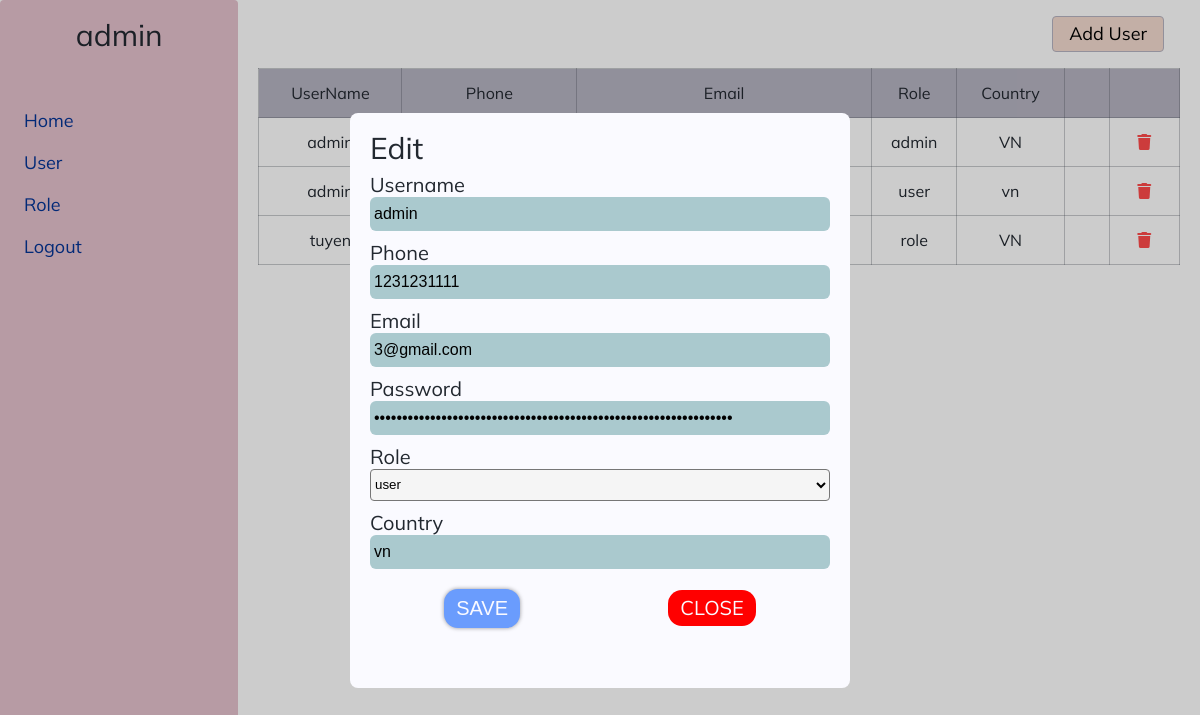
The app's page /user.php?user-email=3@gmail.com (signed in) with its own data.
### tables this page shows
CREATE TABLE user (userID INTEGER AUTO_INCREMENT NOT NULL, username varchar (50) NOT NULL, phone varchar (20) NOT NULL, email char (50) NOT NULL, password char (100) NOT NULL, country varchar (30) NOT NULL, PRIMARY KEY (userID), UNIQUE (email));

### control/function.php (called while the page is built, shortened)
<?php
function checkPermission($permissions, $permission)
{
  return in_array($permission, $permissions);
}
?>

### user.php (the view, shortened to what this page needs)
<?php
include_once './control/Data.php';
include_once './control/function.php';
$data = new Data();
$connect = $data->connect();
$permissions = getPermissions($_SESSION['account'], $connect);
function getPermissions($email, $connect)
{
  try {
    $permission = array();
    $sql = "SELECT permission.permissionType
  FROM user INNER JOIN user_role on (user.userID = user_role.userID)
  INNER JOIN roles on (user_role.roleID = roles.roles)
  INNER JOIN role_permission on (roles.roles = role_permission.roleID)
  INNER JOIN permission on (role_permission.permissionID = permission.permissionID) WHERE user.email = '$email';";
    $statement = $connect->prepare($sql);
    $statement->execute();
    $result = $statement->fetchAll(PDO::FETCH_ASSOC);
    foreach ($result as $row) {
      $permission[] = $row['permissionType'];
    }
  } catch (PDOException $e) {
    die($e->getMessage());
  }
  return $permission;
}
?>
<!DOCTYPE html>
<html lang="en">
<head>
</head>
<body>
  <div class="user">
    <?php
    include_once "./layout/navigation.php";
    ?>
    <div class="grid">
      <div class="row">
        <div class="col-12-xl col-12-lg">
          <div class="user-header">
            <?php
            if (checkPermission($permissions, 'insert-user')) {
            ?>
            <a href="?new-user" class="user-header-button">Add User</a>
            <?php
            }
            ?>
          </div>
          <?php
          if (checkPermission($permissions, 'view-user')) {
          ?>
          <table class="user-table">
            <thead>
              <tr>
                <th>UserName</th>
                <th>Phone</th>
                <th>Email</th>
                <th>Role</th>
                <th>Country</th>
                <th></th>
                <th></th>
              </tr>
            </thead>
            <tbody>
              <?php
            $sql = 'SELECT user.username, phone, email, password, roles.roles_name as roles, country
              FROM user, roles, user_role
              WHERE user_role.roleID = roles.roles
              AND user.userID = user_role.userID
              AND NOT user.email = "' . $_SESSION['account'] . '"
              ORDER BY user.username ASC';
            $statement = $connect->prepare($sql);
            $statement->execute();
            $result = $statement->fetchAll(PDO::FETCH_ASSOC);
            $str = '';
            for ($i = 0; $i <= count($result) - 1; $i++) {
              $str .= "<tr>
              <td>" . $result[$i]['username'] . "</td>
              <td>" . $result[$i]['phone'] . "</td>
              <td>" . $result[$i]['email'] . "</td>
              <td>" . $result[$i]['roles'] . "</td>
              <td>" . $result[$i]['country'] . "</td>";
              if (checkPermission($permissions, 'edit-user')) {
                $str .= "<td><a href = '?user-email=" . $result[$i]['email'] . "' class ='link-icon'>
              <i class='fi fi-sr-eye'></i></a></td>";
              }
              if (checkPermission($permissions, 'delete-user')) {
                $str .= "<td><a href = './control/delete-user.php?email=" . $result[$i]['email'] . "' onclick = 'return showMessageDelete(this)' class = 'link-icon'>
                <i class='red-color fa-solid fa-trash'></i></a>
                </td>";
              }
              $str .= "</tr> ";
            }
            echo $str;
              ?>
            </tbody>
          </table>
          <?php } else {
            header('location: index.php');
          } ?>
        </div>
      </div>
    </div>
  </div>
  <?php
  if (isset($_GET['user-email'])) {
    try {
      $email = $_GET['user-email'];
      $sql = "SELECT user.userID, username, phone, password, country, roles.roles FROM user, user_role, roles WHERE user_role.roleID = roles.roles AND user.userID = user_role.userID AND email = '$email';";
      $statement = $connect->prepare($sql);
      $statement->execute();
      $result = $statement->fetchAll(PDO::FETCH_ASSOC);
      $userName = '';
      $phone = '';
      $password = '';
      $country = '';
      $role = '';
      foreach ($result as $user) {
        $userName = $user['username'];
        $phone = $user['phone'];
        $password = $user['password'];
        $role = $user['roles'];
        $country = $user['country'];
      }
    } catch (PDOException $e) {
      die("<h1> Error:" . $e->getMessage() . "</h1>");
    }
  }
  ?>
  <div class="overlay
  <?php
  if (isset($_GET['user-email']) || isset($_GET['new-user']))
    echo 'active';
  ?>">
    <div class="overlay-info" <?php echo "style='max-width: 500px'"; ?>>
      <div class="overlay-info-heading">
        <h2 class="h2-heading">
          <?php echo isset($_GET['user-email']) ? 'Edit' : 'New' ?>
        </h2>
      </div>
      <form
        action="<?php echo isset($_GET['user-email']) ? './control/edit-user.php' : (isset($_GET['new-user']) ? './control/new-user.php' : '') ?>"
        method="post"
        class="<?php echo isset($_GET['user-email']) ? 'form-edit' : (isset($_GET['new-user']) ? 'form-new' : '') ?>">
        <div class="form-group">
          <div class="overlay-info-content-wrap">
            <h4 class="h4-heading">Username</h4>
            <input type='text' name='info-username' class="input-text input-username"
              value='<?= isset($userName) ? $userName : (isset($_SESSION['add-new-add-user']) ? $_SESSION['add-new-user']['username'] : '') ?>'>
          </div>
        </div>
        <div class="form-group">
          <div class="overlay-info-content-wrap">
            <h4 class="h4-heading">Phone</h4>
            <input type='tel' name='info-phone' class="input-text input-phone"
              value='<?= isset($phone) ? $phone : (isset($_SESSION['add-new-add-user']) ? $_SESSION['add-new-user']['phone'] : ''); ?>'>
          </div>
        </div>
        <div class="form-group">
          <div class="overlay-info-content-wrap">
            <h4 class="h4-heading">Email</h4>
            <input type='email' name='info-email' class="input-text input-email" value=<?php if
              (isset($_GET['user-email'])) { echo "'" . $_GET['user-email'] . "' readonly"; } else { echo
              isset($_SESSION['add-new-add-user']) ? $_SESSION['add-new-user']['email'] : ''; } ?>>
          </div>
        </div>
        <div class="form-group">
          <div class="overlay-info-content-wrap">
            <h4 class="h4-heading">Password</h4>
            <input type='password' name='info-password'
              value='<?= isset($password) ? $password : (isset($_SESSION['add-new-add-user']) ? $_SESSION['add-new-user']['password'] : ''); ?>'
              class="input-text input-password">
          </div>
        </div>
        <div class="overlay-info-content-wrap">
          <h4 class="h4-heading">Role</h4>
          <select name="info-role" id="" class="select"
            value='<?php isset($role) ? $role : (isset($_SESSION['add-new-add-user']) ? $_SESSION['add-new-user']['role'] : ''); ?>'>
            <?php
            $sql = "SELECT * FROM roles";
            $statement = $connect->prepare($sql);
            $statement->execute();
            $result = $statement->fetchAll(PDO::FETCH_ASSOC);
            foreach ($result as $row) {
              if ($row['roles'] == $role) {
                echo "<option selected value  = '" . $row['roles'] . "'>" . $row['roles_name'] . "</option>";
              } else {
                echo "<option value  = '" . $row['roles'] . "'>" . $row['roles_name'] . "</option>";
              }
            }
            ?>
          </select>
        </div>
        <div class="form-group">
          <div class="overlay-info-content-wrap">
            <h4 class="h4-heading">Country</h4>
            <input type='country' name='info-country' class="input-text input-country"
              value='<?= isset($country) ? $country : (isset($_SESSION['add-new-add-user']) ? $_SESSION['add-new-user']['country'] : ''); ?>'>
          </div>
        </div>
        <div class="overlay-info-button-wrap">
          <input type="submit" value="save" name='submit-form' ?>
          <a href="user.php" class="overlay-info-button-wrap-btn">close</a>
        </div>
      </form>
    </div>
  </div>
</body>
</html>

### layout/navigation.php (shortened to what this page needs)
<div class="navigation">
  <h2 class="h2-heading">
    <?php
    try {
      $sql = "select username from user where email = '" . $_SESSION['account'] . "'";
      $statement = $connect->prepare($sql);
      $statement->execute();
      $result = $statement->fetch();
      echo $result[0];
    } catch (PDOException $e) {
    }
    ?>
  </h2>
  <ul class="navigation-list">
    <li class='navigation-list-item'>
      <a href='index.php' class='navigation-list-item-link'>Home</a>
    </li>
    <?php if (checkPermission($permissions, 'view-user')) {
      echo " <li class='navigation-list-item'>
          <a href='user.php' class='navigation-list-item-link'>User</a></li>";
    } ?>
    <?php if (checkPermission($permissions, 'view-role')) {
      echo " <li class='navigation-list-item'>
          <a href='role.php' class='navigation-list-item-link'>Role</a></li>";
    } ?>
    <li class="navigation-list-item">
      <a href="./control/logout.php" class="navigation-list-item-link" onclick="return logout(this)">logout</a>
    </li>
  </ul>
</div>

### assets/css/style.css (style rules this page uses)
.grid { width: 100%; max-width: 1200px; margin: 0 auto; padding: 0 20px; box-sizing: border-box; }
.row { display: flex; flex-flow: row wrap; }
@media (min-width: 960px) and (max-width: 1200px) { .col-12-lg { box-sizing: border-box; flex-grow: 0; width: 100%; } }
@media (min-width: 1200px) { .col-12-xl { box-sizing: border-box; flex-grow: 0; width: 100%; } }
html, body, div, span, applet, object, iframe, h1, h2, h3, h4, h5, h6, p, blockquote, pre, a, abbr, acronym, address, big, cite, code, del, dfn, em, img, ins, kbd, q, s, samp, small, strike, strong, sub, sup, tt, var, b, u, i, center, dl, dt, dd, ol, ul, li, fieldset, form, label, legend, table, caption, tbody, tfoot, thead, tr, th, td, article, aside, canvas, details, embed, figure, figcaption, footer, header, hgroup, menu, nav, output, ruby, section, summary, time, mark, audio, video { margin: 0; padding: 0; border: 0; font-size: 100%; font: inherit; vertical-align: baseline; }
body { line-height: 1; }
ol, ul { list-style: none; }
table { border-collapse: collapse; border-spacing: 0; }
html { font-size: 62.5%; font-family: Mulish; }
body { box-sizing: border-box; color: #222830; }
* { box-sizing: inherit; }
.h2-heading { font-size: 3rem; font-family: "Mulish"; }
.h4-heading { font-size: 2rem; font-family: "Mulish"; text-transform: capitalize; line-height: 2.4rem; }
.overlay { position: fixed; top: 0; right: 0; bottom: 0; left: 0; background: rgba(0, 0, 0, 0.2); display: flex; justify-content: center; align-items: center; opacity: 0; visibility: hidden; }
.overlay.active { opacity: 1; visibility: visible; }
.overlay input[type=submit] { font-size: 2rem; text-transform: uppercase; align-self: center; display: inline-block; border: none; border-radius: 14px; padding: 12px 32px; color: #fafaff; background: #6a9cfd; box-shadow: 0 0 4px rgba(0, 0, 0, 0.4); margin-top: 2rem; transition: all 0.2s; min-width: 200px; }
.overlay-new, .overlay-info { background-color: #fafaff; max-width: 50%; width: 700px; border-radius: 8px; padding: 2rem 2rem 6rem; }
.overlay-new-content-wrap, .overlay-info-content-wrap { width: 100%; margin-top: 1rem; }
.overlay-new-content-wrap input, .overlay-info-content-wrap input { width: 100%; border: none; outline: none; padding: 8px 4px; background-color: #aac9ce; font-size: 1.6rem; border-radius: 6px; }
.overlay-new-button-wrap, .overlay-info-button-wrap { display: flex; justify-content: space-around; align-items: center; margin-top: 2rem; }
.overlay-new-button-wrap input[type=submit], .overlay-info-button-wrap input[type=submit] { padding: 8px 12px; min-width: unset; margin-top: 0; }
.overlay-new-button-wrap-btn, .overlay-info-button-wrap-btn { display: inline-block; text-decoration: none; font-size: 2rem; padding: 8px 12px; background-color: red; color: #fafaff; border-radius: 14px; text-transform: uppercase; }
.navigation { padding: 2rem 0; width: 300px; min-height: 100vh; background: #e5c1cd; display: flex; flex-direction: column; align-items: center; border-radius: 4px; }
.navigation-list { width: 100%; padding: 3rem 0 0 16px; }
.navigation-list-item { display: block; font-size: 1.8rem; position: relative; border-radius: 24px; }
.navigation-list-item-link { padding: 12px 8px; text-decoration: none; display: block; text-transform: capitalize; color: #033495; }
.link-icon { text-decoration: none; display: inline-block; font-size: 1.6rem; color: #033495; margin: 0 12px; }
.link-icon .red-color { color: red; opacity: 0.7; }
.select { display: block; width: 100%; height: 32px; background: whitesmoke; border-radius: 4px; }
.user { display: flex; }
.user-header { display: flex; justify-content: flex-end; padding: 16px; }
.user-header-button { text-decoration: none; font-size: 1.8rem; border: 1px solid #b6b4c2; padding: 8px 16px; background-color: #f3dbcf; color: #000; border-radius: 4px; }
.user-table { width: 100%; font-size: 1.6rem; text-align: center; max-height: 500px; overflow: auto; }
.user-table thead { width: 100%; background-color: #b6b4c2; }
.user-table thead tr th { padding: 16px 0; border: 0.5px solid rgba(67, 74, 84, 0.3); }
.user-table tbody { width: 100%; text-align: center; }
.user-table tr { width: 100%; }
.user-table tr th, .user-table tr td { text-align: center; padding: 16px 0; }
.user-table tr td { border: 0.5px solid rgba(67, 74, 84, 0.3); }

### records on screen
user: username "admin"
user: username "admin", roles "admin", country "VN"
user: username "admin", roles "user", country "vn", info-username "admin", info-phone "1231231111", info-country "vn"
user: username "tuyen", roles "role", country "VN"

### other values on screen
form field info-role "user"
